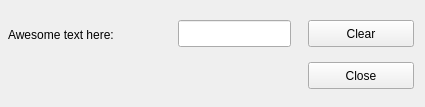
<?xml version="1.0" encoding="UTF-8"?>
<ui version="4.0">
 <class>Form</class>
 <widget class="QWidget" name="Form">
  <property name="geometry">
   <rect>
    <x>0</x>
    <y>0</y>
    <width>425</width>
    <height>107</height>
   </rect>
  </property>
  <property name="windowTitle">
   <string>Hello PyQt</string>
  </property>
  <widget class="QLabel" name="label">
   <property name="geometry">
    <rect>
     <x>8</x>
     <y>22</y>
     <width>159</width>
     <height>25</height>
    </rect>
   </property>
   <property name="text">
    <string>Awesome text here:</string>
   </property>
  </widget>
  <widget class="QLineEdit" name="lineEdit">
   <property name="geometry">
    <rect>
     <x>178</x>
     <y>20</y>
     <width>113</width>
     <height>27</height>
    </rect>
   </property>
  </widget>
  <widget class="QPushButton" name="pushButton_close">
   <property name="geometry">
    <rect>
     <x>308</x>
     <y>62</y>
     <width>106</width>
     <height>27</height>
    </rect>
   </property>
   <property name="text">
    <string>Close</string>
   </property>
  </widget>
  <widget class="QPushButton" name="pushButton_clear">
   <property name="geometry">
    <rect>
     <x>308</x>
     <y>20</y>
     <width>106</width>
     <height>27</height>
    </rect>
   </property>
   <property name="text">
    <string>Clear</string>
   </property>
  </widget>
 </widget>
 <resources/>
 <connections>
  <connection>
   <sender>pushButton_close</sender>
   <signal>clicked()</signal>
   <receiver>Form</receiver>
   <slot>close()</slot>
   <hints>
    <hint type="sourcelabel">
     <x>242</x>
     <y>109</y>
    </hint>
    <hint type="destinationlabel">
     <x>381</x>
     <y>317</y>
    </hint>
   </hints>
  </connection>
  <connection>
   <sender>pushButton_clear</sender>
   <signal>clicked()</signal>
   <receiver>lineEdit</receiver>
   <slot>clear()</slot>
   <hints>
    <hint type="sourcelabel">
     <x>360</x>
     <y>33</y>
    </hint>
    <hint type="destinationlabel">
     <x>234</x>
     <y>33</y>
    </hint>
   </hints>
  </connection>
 </connections>
</ui>
